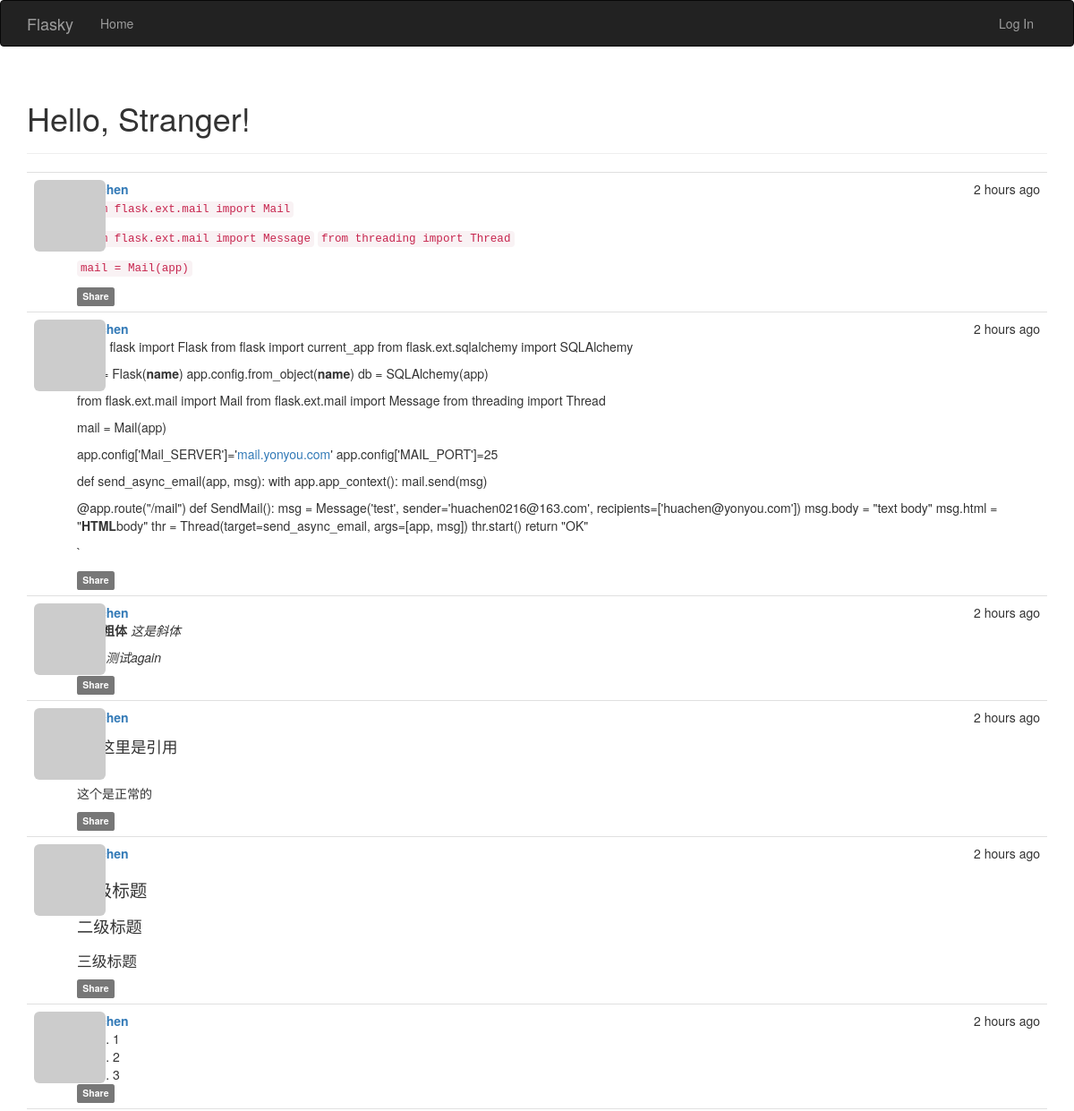
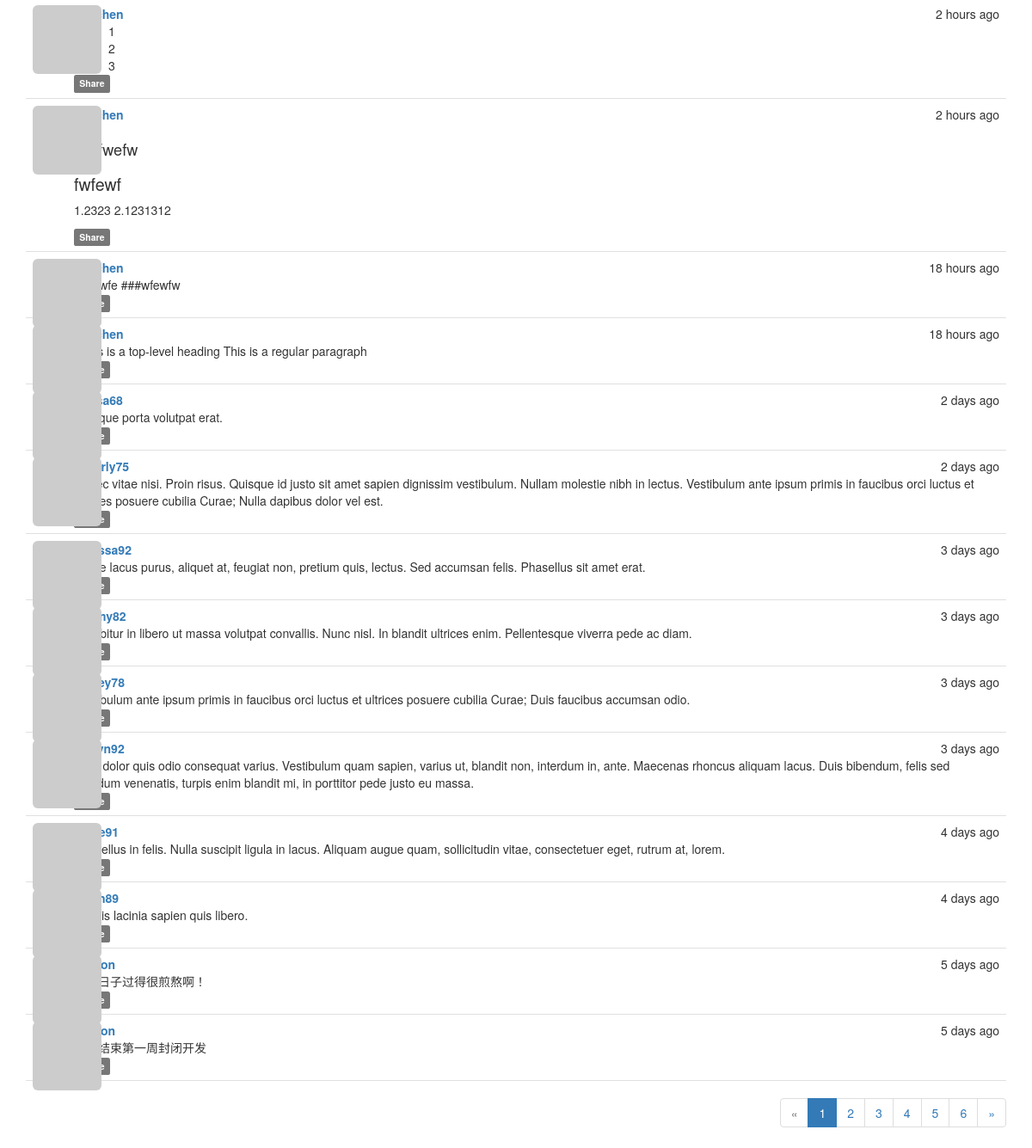
The page / on the database its author committed (2 pictures, top to bottom).
### app/models.py (models this page shows, shortened)
class Post(db.Model):
    __tablename__ = 'posts'
    id = db.Column(db.Integer, primary_key=True)
    body = db.Column(db.Text)
    timestamp = db.Column(db.DateTime, index=True, default=datetime.utcnow)
    author_id = db.Column(db.Integer, db.ForeignKey('users.id'))
    body_html = db.Column(db.Text)

class User(UserMixin, db.Model):
    __tablename__ = 'users'
    id = db.Column(db.Integer, primary_key=True)
    email = db.Column(db.String(64), unique=True, index=True)
    username = db.Column(db.String(64), unique=True, index=True)
    role_id = db.Column(db.Integer, db.ForeignKey('roles.id'))
    password_hash = db.Column(db.String(128))
    confirmed = db.Column(db.Boolean, default=False)
    name = db.Column(db.String(64))
    location = db.Column(db.String(64))
    about_me = db.Column(db.Text())
    member_since = db.Column(db.DateTime(), default=datetime.utcnow)
    last_seen = db.Column(db.DateTime(), default=datetime.utcnow)
    avatar_hash = db.Column(db.String(32))
    posts = db.relationship('Post', backref='author', lazy='dynamic')
    @property
    def password(self):
        raise AttributeError('password is not a readable attribute')
    def gravatar(self, size=100, default='identicon', rating='g'):
        if request.is_secure:
            url = 'https://secure.gravatar.com/avatar'
        else:
            url = 'http://www.gravatar.com/avatar'
        hash = self.avatar_hash or hashlib.md5(
            self.email.encode('utf-8')).hexdigest()
        return '{url}/{hash}?s={size}&d={default}&r={rating}'.format(
            url=url, hash=hash, size=size, default=default, rating=rating)

### app/main/views.py (the view)
@main.route('/', methods=['GET', 'POST'])
def index():
    form = PostForm()
    if current_user.can(Permission.WRITE_ARTICLES) and \
            form.validate_on_submit():
        post = Post(body=form.body.data,
                    author=current_user._get_current_object())
        db.session.add(post)
        return redirect(url_for('.index'))
    page = request.args.get('page', 1, type=int)
    pagination = Post.query.order_by(Post.timestamp.desc()).paginate(
        page, per_page=current_app.config['FLASKY_POSTS_PER_PAGE'],
        error_out=False)
    posts = pagination.items
    return render_template('index.html', form=form, posts=posts,
                           pagination=pagination)

### app/auth/views.py (called while the page is built)
@auth.before_app_request
def before_request():
    if current_user.is_authenticated:
        current_user.ping()
        if not current_user.confirmed \
                and request.endpoint[:5] != 'auth.' \
                and request.endpoint != 'static':
            return redirect(url_for('auth.unconfirmed'))

### app/main/__init__.py (called while the page is built)
@main.app_context_processor
def inject_permissions():
    return dict(Permission=Permission)

### app/models.py (called while the page is built)
    def can(self, permissions):
        return False

    def is_administrator(self):
        return False

### app/templates/index.html (shortened to what this page needs)
{% extends "base.html" %}
{% import "bootstrap/wtf.html" as wtf %}
{% import "_macros.html" as macros %}
{% block page_content %}
<div class="page-header">
    <h1>Hello, {% if current_user.is_authenticated %}{{ current_user.username }}{% else %}Stranger{% endif %}!</h1>
</div>
{% include '_posts.html' %}
{% if pagination %}
<div class="pagination">
    {{ macros.pagination_widget(pagination, '.index') }}
</div>
{% endif %}
{% endblock %}

### app/templates/_posts.html (shortened to what this page needs)
<ul class="posts">
    {% for post in posts %}
    <li class="post">
        <div class="post-thumbnail">
            <a href="{{ url_for('.user', username=post.author.username) }}">
                <img class="img-rounded profile-thumbnail" src="{{ post.author.gravatar(size=40) }}">
            </a>
        </div>
        <div class="post-content">
            <div class="post-date">{{ moment(post.timestamp).fromNow() }}</div>
            <div class="post-author"><a href="{{ url_for('.user', username=post.author.username) }}">{{ post.author.username }}</a></div>
            <div class="post-body">
                {% if post.body_html %}
                    {{ post.body_html | safe }}
                {% else %}
                    {{ post.body }}
                {% endif %}
            </div>
            <div class="post-footer">
                <a href="{{ url_for('.post', id=post.id) }}">
                    <span class="label label-default">Share</span>
                </a>
            </div>
        </div>
    </li>
    {% endfor %}
</ul>

### app/static/styles.css (style rules this page uses)
.profile-thumbnail { position: absolute; }
ul.posts { list-style-type: none; padding: 0px; margin: 16px 0px 0px 0px; border-top: 1px solid #e0e0e0; }
ul.posts li.post { padding: 8px; border-bottom: 1px solid #e0e0e0; }
div.post-date { float: right; }
div.post-author { font-weight: bold; }
div.post-thumbnail { position: absolute; }
div.post-content { margin-left: 48px; min-height: 48px; }
div.pagination { width: 100%; text-align: right; padding: 0px; margin: 0px; }
.post-body h1 { font-size: 140%; }
.post-body h2 { font-size: 130%; }
.post-body h3 { font-size: 120%; }

### rows shown on the page
Post: timestamp "2 hours ago", body_html "from flask.ext.mail import Mail from flask.ext.mail import Message from threading import Thread mail = Mail(app)"
Post: timestamp "2 hours ago", body_html "`from flask import Flask from flask import current_app from flask.ext.sqlalchemy import SQLAlchemy app = Flask( name ) app.config.from_object( name ) db = SQLAlchemy(app) from flask.ext.mail import Mail from flask.ext.mail import Message from threading import Thread mail = Mail(app) app.config['Mail_SERVER']=' mail.yonyou.com ' app.config['MAIL_PORT']=25 def send_async_email(app, msg): with app.app_context(): mail.send(msg) @app.route(\"/mail\") def SendMail(): msg = Message('test', sender='huachen0216@163.com', recipients=['huachen@yonyou.com']) msg.body = \"text body\" msg.html = \" HTML body\" thr = Thread(target=send_async_email, args=[app, msg]) thr.start() return \"OK\" `"
Post: timestamp "2 hours ago", body_html "这是斜体 测试again"
Post: timestamp "2 hours ago", body_html "这里是引用 这个是正常的"
Post: timestamp "2 hours ago", body_html "一级标题 二级标题 三级标题"
Post: timestamp "2 hours ago", body_html "1 2 3"
Post: timestamp "2 hours ago", body_html "1 2 3"
Post: timestamp "2 hours ago", body_html "fwefwefw fwfewf 1.2323 2.1231312"
Post: timestamp "18 hours ago", body "#wfewfe ###wfewfw"
Post: timestamp "18 hours ago", body "#This is a top-level heading This is a regular paragraph"
Post: timestamp "2 days ago", body "Quisque porta volutpat erat."
Post: timestamp "2 days ago", author.username "beverly75", body "Donec vitae nisi. Proin risus. Quisque id justo sit amet sapien dignissim vestibulum. Nullam molestie nibh in lectus. Vestibulum ante ipsum primis in faucibus orci luctus et ultrices posuere cubilia Curae; Nulla dapibus dolor vel est."
Post: timestamp "3 days ago", author.username "melissa92", body "Fusce lacus purus, aliquet at, feugiat non, pretium quis, lectus. Sed accumsan felis. Phasellus sit amet erat."
Post: timestamp "3 days ago", body "Curabitur in libero ut massa volutpat convallis. Nunc nisl. In blandit ultrices enim. Pellentesque viverra pede ac diam."
Post: timestamp "3 days ago", body "Vestibulum ante ipsum primis in faucibus orci luctus et ultrices posuere cubilia Curae; Duis faucibus accumsan odio."
Post: timestamp "3 days ago", body "Ut at dolor quis odio consequat varius. Vestibulum quam sapien, varius ut, blandit non, interdum in, ante. Maecenas rhoncus aliquam lacus. Duis bibendum, felis sed interdum venenatis, turpis enim blandit mi, in porttitor pede justo eu massa."
Post: timestamp "4 days ago", body "Phasellus in felis. Nulla suscipit ligula in lacus. Aliquam augue quam, sollicitudin vitae, consectetuer eget, rutrum at, lorem."
Post: timestamp "4 days ago", body "Mauris lacinia sapien quis libero."
Post: timestamp "5 days ago", body "最近日子过得很煎熬啊！"
Post: timestamp "5 days ago", body "今天结束第一周封闭开发"

### other values the page prints
{{ p }} "1"
{{ p }} "2" "3" "4" "5" "6"
